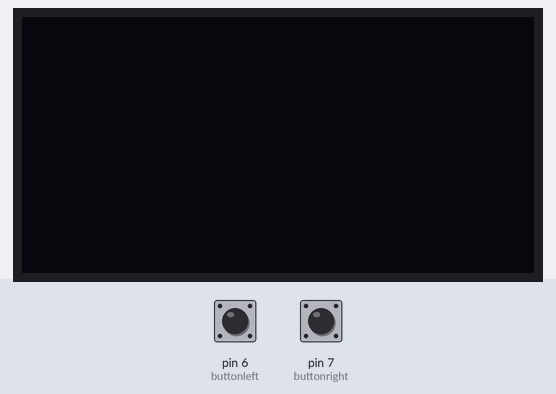
Bench run of a sketch on a simulated Arduino Uno, built with avr-gcc and run on an emulated ATmega328P. Parts: 128×64 one-colour display. The inputs (shaded band) are chosen by the test bench; at power-on: pin 6 (buttonleft) HIGH, pin 7 (buttonright) HIGH.

Above: at 1.2 s.
1.3 s: pin 6 (buttonleft) pulled LOW for 0.15 s
At 2.5 s:
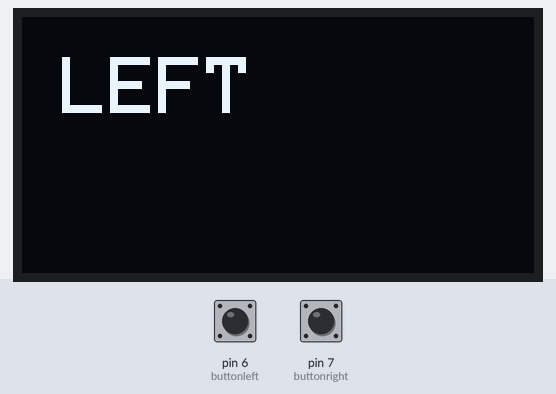
2.9 s: pin 7 (buttonright) pulled LOW for 0.15 s
At 3.5 s:
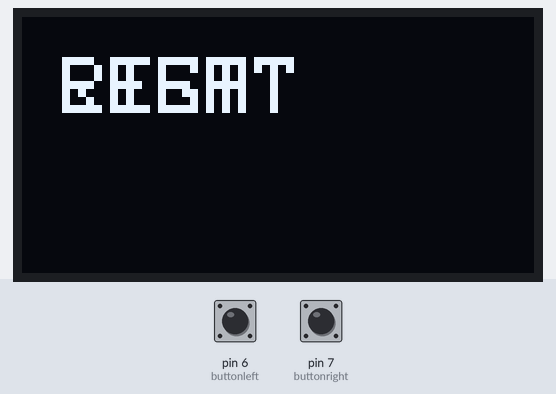
Timing chart, 0 to 5.9 s (numbered marks = the images above; inputs shaded):
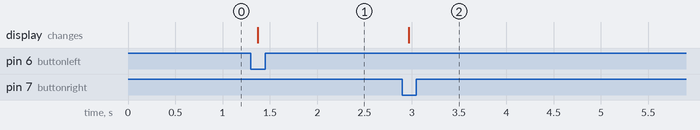

The sketch:

LeftRightButton.ino
```cpp
/* Components needed:-
   1. MCU
   2. 2 BUTTONS
   3. OLED SSD1306 0.96 INCH 128X64 RESOLUTION
   JUMPER WIRES, BREADBOARD AND OTHER BASIC COMPONENTS.
   */


#include <Wire.h>
#include <Adafruit_GFX.h>
#include <Adafruit_SSD1306.h>

#define SCREEN_WIDTH 128
#define SCREEN_HEIGHT 64

Adafruit_SSD1306 display(SCREEN_WIDTH, SCREEN_HEIGHT, &Wire, -1);

int buttonleft=6;
int buttonright=7;

void setup()
{

  display.begin(SSD1306_SWITCHCAPVCC, 0x3c);
  display.clearDisplay();
  display.display();

  display.setTextSize(2);
  display.setTextColor(SSD1306_WHITE);

  pinMode(buttonleft, INPUT_PULLUP);
  pinMode(buttonright, INPUT_PULLUP);
  Serial.begin(9600);

}

void loop()
{
   if (digitalRead(buttonleft) == LOW)
    {
    display.setCursor(10, 10);
    display.println("LEFT");
    }

    if (digitalRead(buttonright) == LOW)
    {
    display.setCursor(10, 10);
    display.println("RIGHT");
    }

 display.display();
 delay(50);
}
```

ArduinoOLEDdisplay.cpp
```cpp

```

Measured:
- after the input at 1.3 s, the display: changes after 0.07 s (image 1)
- after the input at 2.9 s, the display: changes after 0.07 s (image 2)
